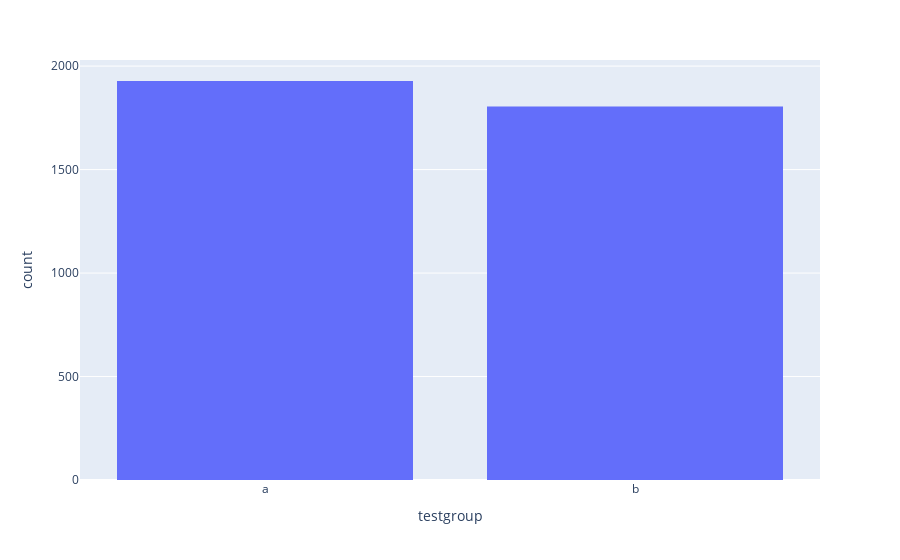

The notebook cell this image was saved under:
### Markdown cell above
Посмотрим на количество данных, где выручка больше нуля в конторольной группе А и в тестовой группе Б.

### Code cell
fig = px.histogram(df.query('revenue>0'), x='testgroup')
fig.show()

### Figure 1 — Plotly figure (JSON) as saved in the notebook; plotly's stock layout.template omitted (floating-point values rounded to 4 significant figures; data arrays with more than 128 entries replaced by an {"elided": "..."} marker saying what was removed)
{"data": [{"alignmentgroup": "True", "bingroup": "x", "hovertemplate": "testgroup=%{x}<br>count=%{y}<extra></extra>", "legendgroup": "", "marker": {"color": "#636efa"}, "name": "", "offsetgroup": "", "orientation": "v", "showlegend": false, "type": "histogram", "x": {"elided": "3733 str values"}, "xaxis": "x", "yaxis": "y"}], "layout": {"barmode": "relative", "legend": {"tracegroupgap": 0}, "margin": {"t": 60}, "xaxis": {"anchor": "y", "domain": [0, 1], "title": {"text": "testgroup"}}, "yaxis": {"anchor": "x", "domain": [0, 1], "title": {"text": "count"}}}}
